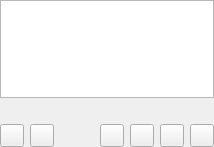
<?xml version="1.0" encoding="UTF-8"?>
<ui version="4.0">
 <class>LyricsPage</class>
 <widget class="QWidget" name="LyricsPage">
  <property name="geometry">
   <rect>
    <x>0</x>
    <y>0</y>
    <width>214</width>
    <height>147</height>
   </rect>
  </property>
  <property name="windowTitle">
   <string>Form</string>
  </property>
  <layout class="QGridLayout" name="gridLayout">
   <property name="margin">
    <number>0</number>
   </property>
   <item row="0" column="0" colspan="7">
    <widget class="TextBrowser" name="text">
     <property name="openLinks">
      <bool>false</bool>
     </property>
    </widget>
   </item>
   <item row="1" column="0" colspan="7">
    <widget class="SqueezedTextLabel" name="songLabel"/>
   </item>
   <item row="2" column="0">
    <widget class="QToolButton" name="refreshBtn"/>
   </item>
   <item row="2" column="1">
    <widget class="QToolButton" name="searchBtn"/>
   </item>
   <item row="2" column="2">
    <spacer name="horizontalSpacer">
     <property name="orientation">
      <enum>Qt::Horizontal</enum>
     </property>
     <property name="sizeHint" stdset="0">
      <size>
       <width>16</width>
       <height>20</height>
      </size>
     </property>
    </spacer>
   </item>
   <item row="2" column="3">
    <widget class="QToolButton" name="editBtn"/>
   </item>
   <item row="2" column="4">
    <widget class="QToolButton" name="saveBtn"/>
   </item>
   <item row="2" column="5">
    <widget class="QToolButton" name="cancelBtn"/>
   </item>
   <item row="2" column="6">
    <widget class="QToolButton" name="delBtn"/>
   </item>
  </layout>
 </widget>
 <customwidgets>
  <customwidget>
   <class>SqueezedTextLabel</class>
   <extends>QLabel</extends>
   <header>squeezedtextlabel.h</header>
  </customwidget>
  <customwidget>
   <class>TextBrowser</class>
   <extends>QTextBrowser</extends>
   <header>textbrowser.h</header>
  </customwidget>
 </customwidgets>
 <resources/>
 <connections/>
</ui>
